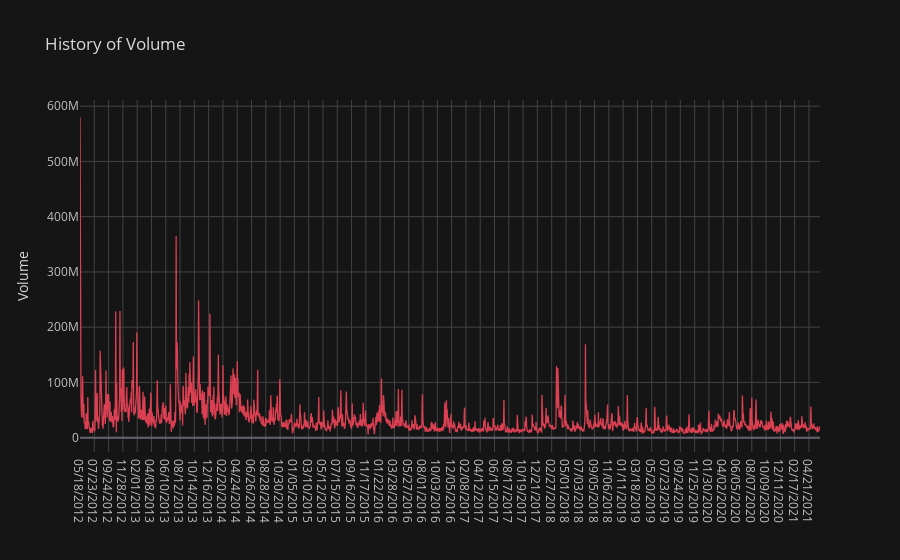

The notebook cell saved with this chart:
### Code cell
reversed_data.iplot(y="Volume",yTitle='Volume',color='red',title='History of Volume')

### Figure 1 — Plotly figure (JSON) as saved in the notebook; plotly's stock layout.template omitted (floating-point values rounded to 4 significant figures; data arrays with more than 128 entries replaced by an {"elided": "..."} marker saying what was removed)
{"data": [{"line": {"color": "rgba(219, 64, 82, 1.0)", "dash": "solid", "shape": "linear", "width": 1.3}, "mode": "lines", "name": "Volume", "text": "", "type": "scatter", "x": {"elided": "2279 str values"}, "y": {"elided": "2279 int values"}}], "layout": {"legend": {"bgcolor": "#151516", "font": {"color": "#D9D9D9"}}, "paper_bgcolor": "#151516", "plot_bgcolor": "#151516", "title": {"font": {"color": "#D9D9D9"}, "text": "History of Volume"}, "xaxis": {"gridcolor": "#434343", "showgrid": true, "tickfont": {"color": "#C2C2C2"}, "title": {"font": {"color": "#D9D9D9"}, "text": ""}, "zerolinecolor": "#666570"}, "yaxis": {"gridcolor": "#434343", "showgrid": true, "tickfont": {"color": "#C2C2C2"}, "title": {"font": {"color": "#D9D9D9"}, "text": "Volume"}, "zerolinecolor": "#666570"}}}
